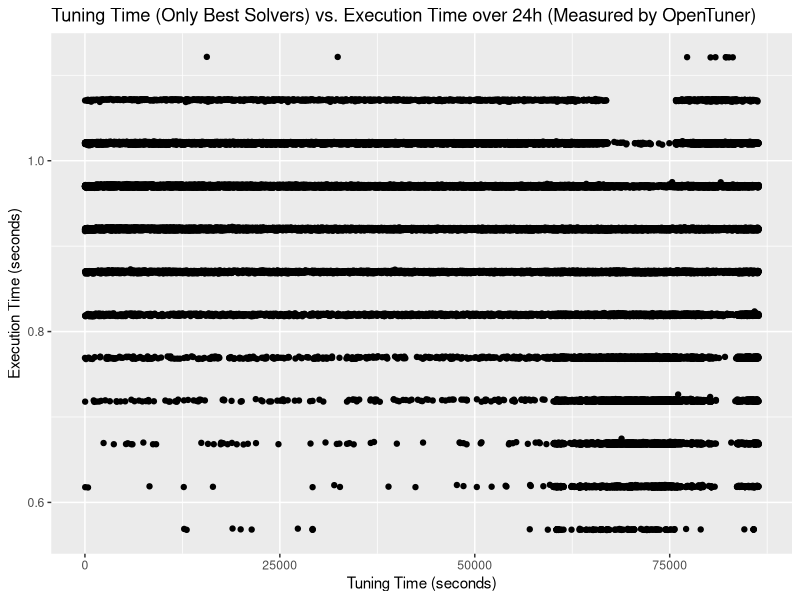
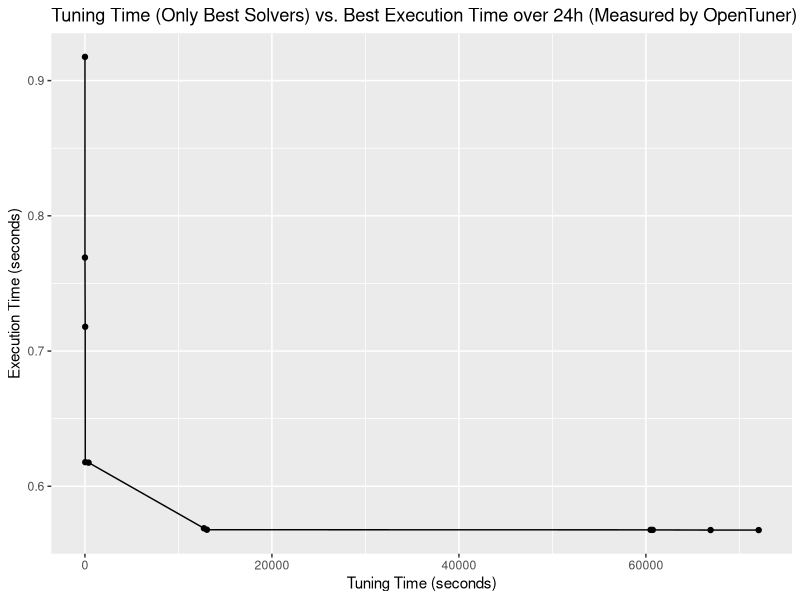
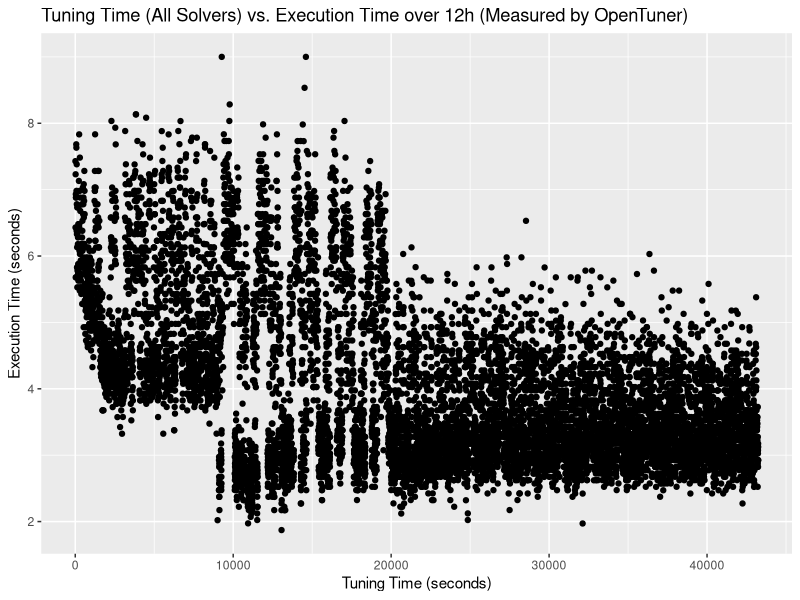
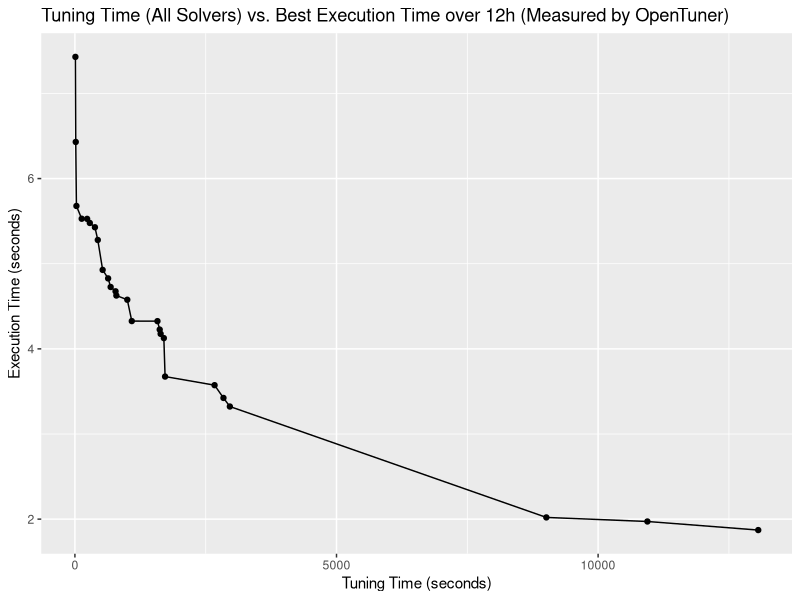
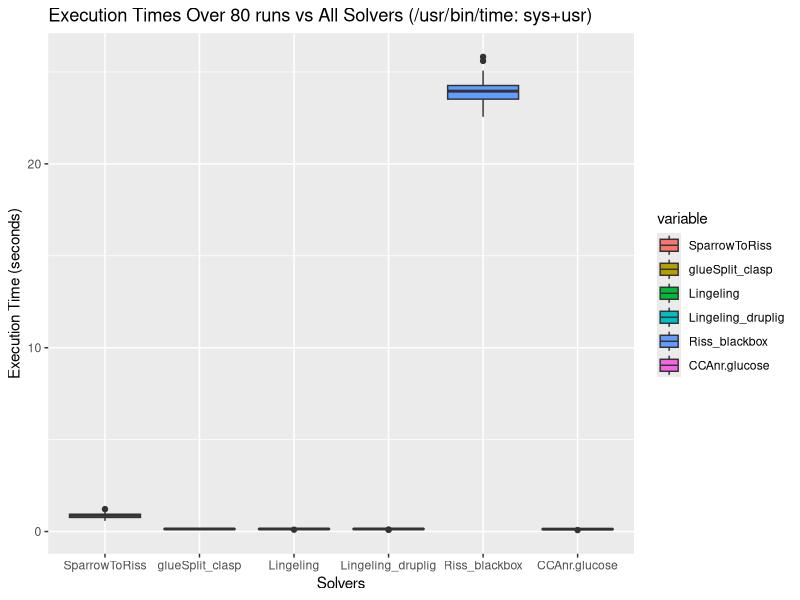
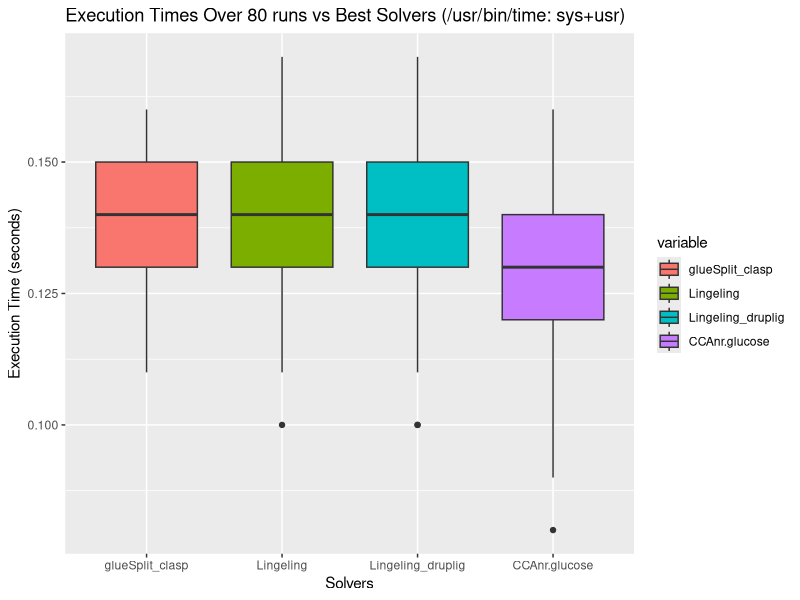
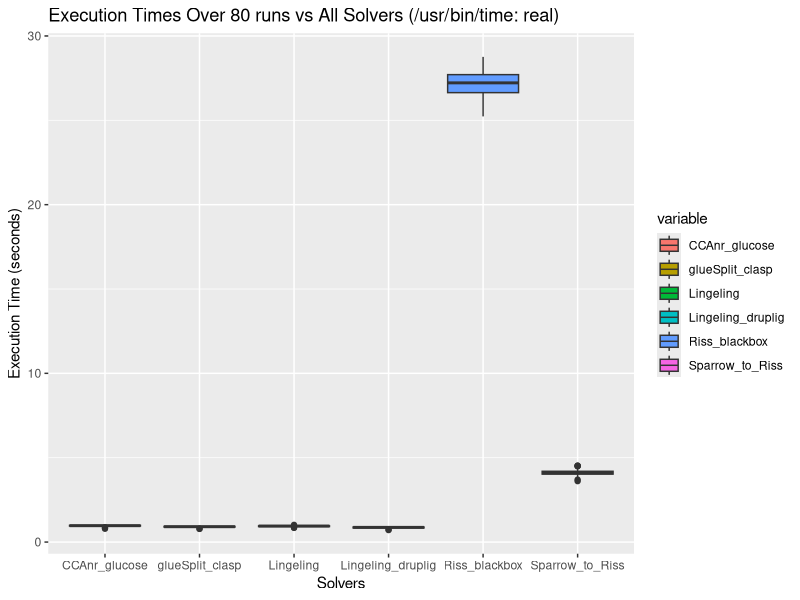
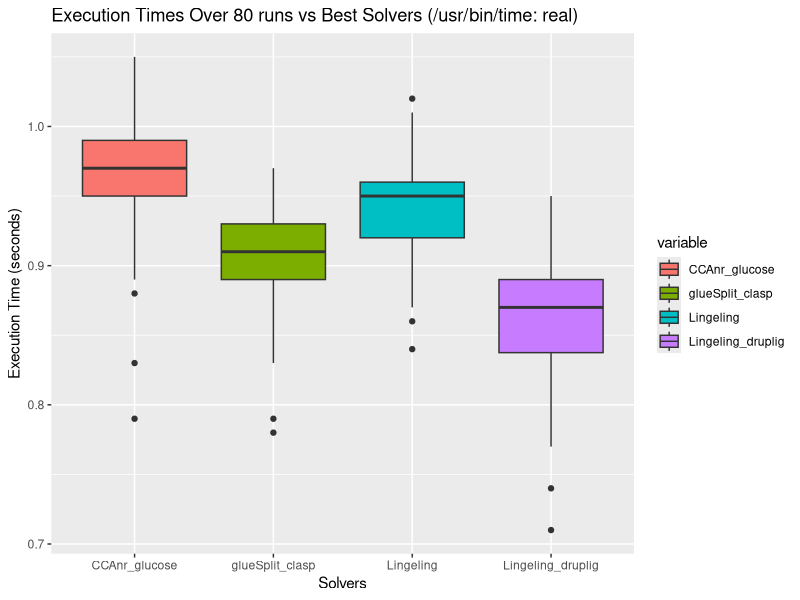

The R source for these figures, in order:
#!/usr/bin/Rscript

library(ggplot2)
library(reshape2)

log_all_24 <- read.table("24_short/logall.txt",header=TRUE)
log_bst_24 <- read.table("24_short/logbest.txt",header=TRUE)

log_all_12 <- read.table("12_all/logall.txt",header=TRUE)
log_bst_12 <- read.table("12_all/logbest.txt",header=TRUE)

old_benchmark <- read.table("benchmarks/old_benchmark.txt",header=TRUE)
old_short_benchmark <- read.table("benchmarks/old_short_benchmark.txt",header=TRUE)
real_benchmark <- read.table("benchmarks/benchmark_real/benchmark.txt",header=TRUE)
real_short <- read.table("benchmarks/benchmark_real/benchmark_short.txt",header=TRUE)

tuned_comparison24 <- read.table("24_short/comparison.txt",header=TRUE)
real_tuned_comparison24 <- read.table("24_short/real_comparison.txt",header=TRUE)
faster_tuned_comparison24 <- read.table("24_short/faster_comparison.txt",header=TRUE)

graph_all_24 <- qplot(log_all_24$tuning_time,log_all_24$run_time,data=log_all_24,
                   ylab="Execution Time (seconds)",
                   xlab="Tuning Time (seconds)", 
                   main="Tuning Time (Only Best Solvers) vs. Execution Time over 24h (Measured by OpenTuner)")

ggsave(file="log_all_24.png",width=7,height=4,scale=2)

graph_bst_24 <- qplot(log_bst_24$tuning_time,log_bst_24$run_time,
                   geom=c("point","line"),
                   ylab="Execution Time (seconds)",
                   xlab="Tuning Time (seconds)",      
                   main="Tuning Time (Only Best Solvers) vs. Best Execution Time over 24h (Measured by OpenTuner)")

ggsave(file="log_bst_24.png",width=7,height=4,scale=2)

graph_all_12 <- qplot(log_all_12$tuning_time,log_all_12$run_time,data=log_all_12,
                   ylab="Execution Time (seconds)",
                   xlab="Tuning Time (seconds)", 
                   main="Tuning Time (All Solvers) vs. Execution Time over 12h (Measured by OpenTuner)")

ggsave(file="log_all_12.png",width=7,height=4,scale=2)

graph_bst_12 <- qplot(log_bst_12$tuning_time,log_bst_12$run_time,
                   geom=c("point","line"),
                   ylab="Execution Time (seconds)",
                   xlab="Tuning Time (seconds)",      
                   main="Tuning Time (All Solvers) vs. Best Execution Time over 12h (Measured by OpenTuner)")

ggsave(file="log_bst_12.png",width=7,height=4,scale=2)

graph_old_bench <- ggplot(data=melt(old_benchmark), aes(x=variable,y=value)) +
    geom_boxplot(aes(fill=variable)) +
    xlab("Solvers") +
    ylab("Execution Time (seconds)") +
    ggtitle("Execution Times Over 80 runs vs All Solvers (/usr/bin/time: sys+usr)")

ggsave(file="sys_usr_all_benchmark.png",width=7,height=4,scale=2)

graph_old_short <- ggplot(data=melt(old_short_benchmark), aes(x=variable,y=value)) +
    geom_boxplot(aes(fill=variable)) +
    xlab("Solvers") +
    ylab("Execution Time (seconds)") +
    ggtitle("Execution Times Over 80 runs vs Best Solvers (/usr/bin/time: sys+usr)")

ggsave(file="sys_usr_bst_benchmark.png",width=7,height=4,scale=2)    

graph_real_bench <- ggplot(data=melt(real_benchmark), aes(x=variable,y=value)) +
    geom_boxplot(aes(fill=variable)) +
    xlab("Solvers") +
    ylab("Execution Time (seconds)") +
    ggtitle("Execution Times Over 80 runs vs All Solvers (/usr/bin/time: real)")

ggsave(file="real_all_benchmark.png",width=7,height=4,scale=2)    

graph_real_short <- ggplot(data=melt(real_short), aes(x=variable,y=value)) +
    geom_boxplot(aes(fill=variable)) +
    xlab("Solvers") +
    ylab("Execution Time (seconds)") +
    ggtitle("Execution Times Over 80 runs vs Best Solvers (/usr/bin/time: real)")

ggsave(file="real_bst_benchmark.png",width=7,height=4,scale=2)

graph_tuned_comparison24 <- ggplot(data=melt(tuned_comparison24), aes(x=variable,y=value)) +
    geom_boxplot(aes(fill=variable)) +
    xlab("Solvers") +
    ylab("Execution Time (seconds)") +
    ggtitle("Execution Times Over 80 runs (24h) vs Best Solvers (/usr/bin/time: sys+usr)")

ggsave(file="sys_usr_tuned_comparison_24.png",width=7,height=4,scale=2)

graph_real_comparison24 <- ggplot(data=melt(real_tuned_comparison24), aes(x=variable,y=value)) +
    geom_boxplot(aes(fill=variable)) +
    xlab("Solvers") +
    ylab("Execution Time (seconds)") +
    ggtitle("Execution Times Over 80 runs (24h) vs Best Solvers (/usr/bin/time: real)")

ggsave(file="real_tuned_comparison_24.png",width=7,height=4,scale=2)

graph_faster_comparison24 <- ggplot(data=melt(faster_tuned_comparison24), aes(x=variable,y=value)) +
    geom_boxplot(aes(fill=variable)) +
    xlab("Solvers") +
    ylab("Execution Time (seconds)") +
    ggtitle("Execution Times Over 80 runs (24h) vs Best Solvers (/usr/bin/time: real)")

ggsave(file="faster_real_tuned_comparison_24.png",width=7,height=4,scale=2)

#
# Uncomment for visualization in R interpreter.
#
#print(graph_all_24)
#readline("plot done\n")
#print(graph_all_12)
#readline("plot done\n")
#print(graph_bst_24)
#readline("plot done\n")
#print(graph_bst_12)
#readline("plot done\n")
#print(graph_old_bench)
#readline("plot done\n")
#print(graph_real_bench)
#readline("plot done\n")
#print(graph_old_short)
#readline("plot done\n")
#print(graph_real_short)
#readline("plot done\n")
#print(graph_tuned_comparison24)
#readline("plot done\n")
#print(graph_real_comparison24)
#readline("plot done\n")
#print(graph_faster_comparison24)
#readline("plot done\n")
#
#
